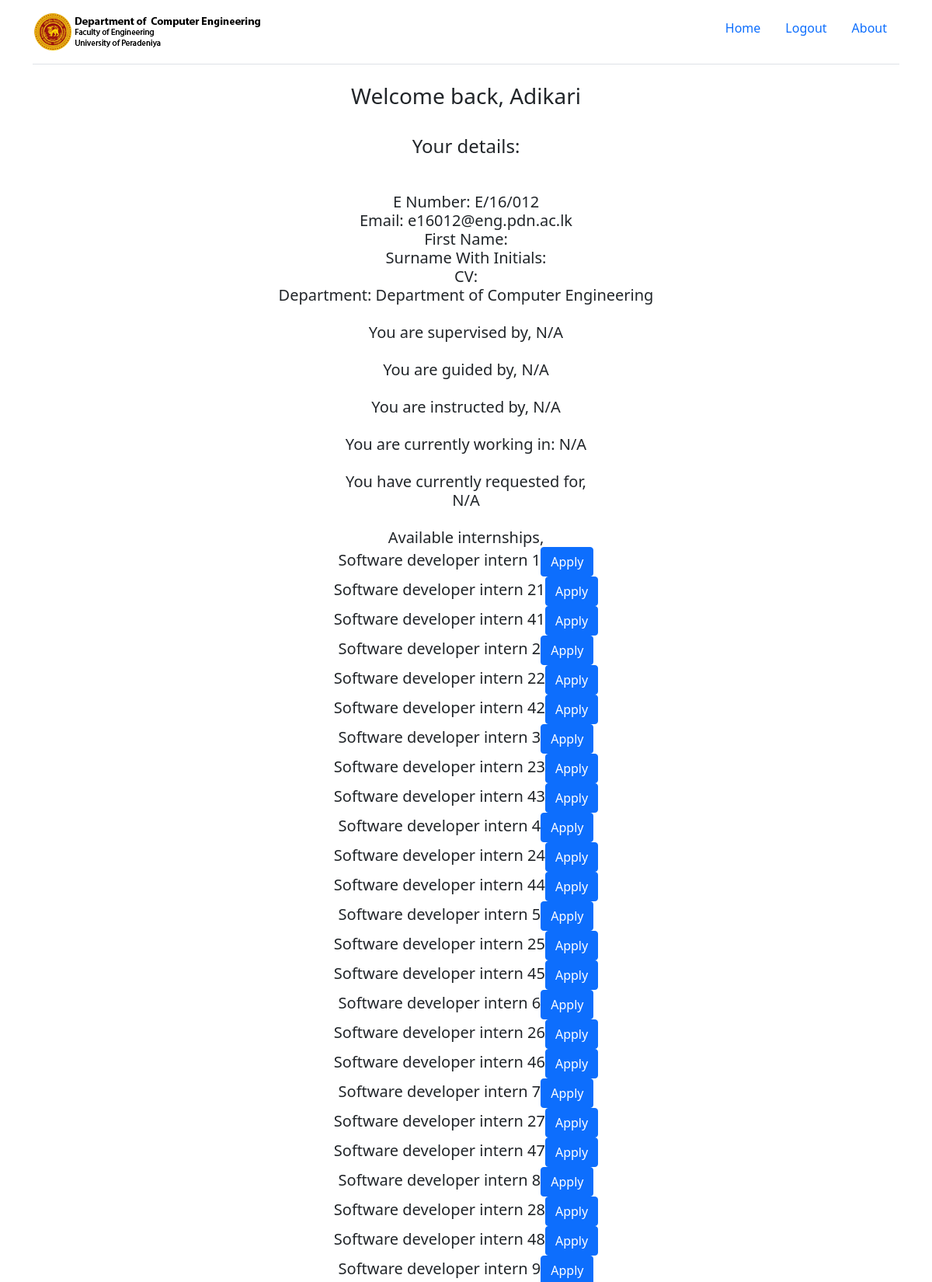
/server/studentHome.php (signed in, upper part), run on the app's committed database.
### tables this page shows
create table student (
    e_no varchar(9) primary key,
    email varchar(100),
    password varchar(50),
    first_name varchar(100),
    last_name varchar(100),
    preferred_name varchar(100),
    surname_with_initials varchar(100),
    cv varchar(100),
    department_name varchar(100),
    constraint fk_student
        foreign key (department_name) references department (dep_name)
);

create table internship (
    internship_id int primary key,
    name varchar(100),
    company_id int,
    time_period varchar(50),
    mode_location varchar(50),
    type varchar(50),
    salary_allowance int,
    constraint fk_internship
        foreign key (company_id) references company (company_id)
);

### server/studentHome.php (the view, shortened to what this page needs)
<?php
require("./functions.php");
$conn = connectToDB();
printHeader();
?>
<html>
<body>
    <?php printNavbar();
    $email = $_SESSION['email'];
    $sql = "SELECT * FROM student where email = '" . $_SESSION['email'] . "'";
    $result = mysqli_query($conn, $sql);
    if (mysqli_num_rows($result) > 0) {
        while ($row = mysqli_fetch_assoc($result)) {
            echo "<center><h3>Welcome back, " . $row['preferred_name'] . "</h3><br>";
            echo "<h4>Your details:<h4><br>";
            echo "<h5>E Number: " . $row['e_no'] . "<br>";
            echo "Email: " . $row['email'] . "<br>";
            echo "First Name: " . $row['first_name'] . "<br>";
            echo "Surname With Initials: " . $row['surname_with_initials'] . "<br>";
            echo "CV: " . $row['cv'] . "<br>";
            echo "Department: " . $row['department_name'] . "<br>";
        }
    } else {
        echo "0 results";
    }
    $sql = "select * from supervisor, supervises where supervises.supervisor_id = supervisor.supervisor_id and supervises.e_no = (select e_no from student where email = '" . $_SESSION['email'] . "'); ";
    $result = mysqli_query($conn, $sql);
    echo ("<br>You are supervised by, ");
    if (mysqli_num_rows($result) > 0) {
        while ($row = mysqli_fetch_assoc($result)) {
            $name = $row['name'];
            $company_id = $row['company_id'];
            echo ("$name from ");
            $sql = "select * from company where company_id = '$company_id';";
            $result = mysqli_query($conn, $sql);
            if (mysqli_num_rows($result) > 0) {
                while ($row = mysqli_fetch_assoc($result)) {
                    $name = $row['name'];
                    echo ($name);
                }
            } else {
                echo "server error, inform admin";
            }
        }
    } else {
        echo "N/A";
    }
    $sql = "select lecturer.name from guides, lecturer,student where student.email = '$email' and student.e_no = guides.e_no and guides.lecturer_id = lecturer.lecturer_id;";
    $result = mysqli_query($conn, $sql);
    echo ("<br><br>You are guided by, ");
    if (mysqli_num_rows($result) > 0) {
        while ($row = mysqli_fetch_assoc($result)) {
            $name = $row['name'];
            echo ($name . " ");
        }
    } else {
        echo "N/A";
    }
    $sql = "select instructor.name from student, instructs, instructor where student.email = '$email' and student.e_no = instructs.e_no and instructs.instructor_id = instructor.instructor_id;
";
    $result = mysqli_query($conn, $sql);
    echo ("<br><br>You are instructed by, ");
    if (mysqli_num_rows($result) > 0) {
        while ($row = mysqli_fetch_assoc($result)) {
            $name = $row['name'];
            echo ($name . " ");
        }
    } else {
        echo "N/A";
    }
    echo "<br><br> You are currently working in: ";
    $sql = "select internship.name as internship_name, company.name as company_name from  student, student_works_in, internship, company where student.email = '$email' and student.e_no = student_works_in.e_no and student_works_in.internship_id = internship.internship_id and internship.company_id = company.company_id;";
    $result = mysqli_query($conn, $sql);
    if (mysqli_num_rows($result) > 0) {
        while ($row = mysqli_fetch_assoc($result)) {
            $intern_name = $row['internship_name'];
            $company_name = $row['company_name'];
            echo ($intern_name . " at " . $company_name);
        }
    } else {
        echo "N/A";
    }
    echo ("<br><br>You have currently requested for, <br>");
    $sql = "select internship.internship_id ,requests.date, internship.name from internship, student, requests where student.e_no = requests.e_no and student.email = '$email' and internship.internship_id = requests.internship_id;";
    $result = mysqli_query($conn, $sql);
    if (mysqli_num_rows($result) > 0) {
        while ($row = mysqli_fetch_assoc($result)) {
            $date = $row['date'];
            $internship_ID = $row['internship_id'];
            $intership_name = $row['name'];
            echo ($intership_name . " on " . $date . "<button type='button' onclick=\"location.href='/studentRemoveRequestInternship.php?internshipID=$internship_ID'\" class=\"btn btn-danger\">Remove</button><br>");
        }
    } else {
        echo "N/A";
    }
    echo ("<br><br>Available internships,<br>");
    $sql = "select internship.internship_id ,internship.name as internship_name, internship.time_period, internship.mode_location, internship.type, internship.salary_allowance, company.name from internship, company where internship.company_id = company.company_id;";
    $result = mysqli_query($conn, $sql);
    if (mysqli_num_rows($result) > 0) {
        while ($row = mysqli_fetch_assoc($result)) {
            $id = $row['internship_id'];
            $name = $row['internship_name'];
            echo ($name . "<button type='button' onclick=\"location.href='/studentRequestInternship.php?internshipID=$id'\" class=\"btn btn-primary\">Apply</button><br>");
        }
    } else {
        echo "<br>No internships available";
    }
    echo ("<br><br> You are currently working in,<br>");
    ?>
    <br><br>
    </center>
</body>
</html>

### server/functions.php (shortened to what this page needs)
<?php
function printHeader()
{
    echo ('
    <head>
    <link rel="icon" href="/assets/img/favicon.png">
<link href="https://cdn.jsdelivr.net/npm/bootstrap@5.0.2/dist/css/bootstrap.min.css" rel="stylesheet"
>
<link href="/assets/css/allCSS.css" rel="stylesheet">
<script src="https://code.jquery.com/jquery-3.5.1.min.js"></script>
<script src="https://cdn.jsdelivr.net/npm/@popperjs/core@2.9.2/dist/umd/popper.min.js"
></script>
<script src="https://cdn.jsdelivr.net/npm/bootstrap@5.0.2/dist/js/bootstrap.min.js"
></script>
    </head>
');
}
function printNavbar()
{
    echo ('<div class="container">
    <header class="d-flex flex-wrap justify-content-center py-3 mb-4 border-bottom">
        <a href="/"
            class="d-flex align-items-center mb-3 mb-md-0 me-md-auto text-dark text-decoration-none">
            <span class="fs-4"><img src="/assets/img/header-logo.png" alt=""></span>
        </a>
        <ul class="nav nav-pills">
            <li class="nav-item"><a href="/" class="nav-link">Home</a></li>
            <li class="nav-item"><a href="/logout.php" class="nav-link">Logout</a></li>
            <li class="nav-item"><a href="/about.php" class="nav-link">About</a></li>
        </ul>
    </header>
</div>');
}

### server/assets/css/allCSS.css (style rules this page uses)
body { margin: 0; font-size: 1rem; font-weight: 400; line-height: 1.6; color: #212529; text-align: left; }

### data on the page
student: preferred_name "Adikari", e_no "E/16/012", email "e16012@eng.pdn.ac.lk", department_name "Department of Computer Engineering"
internship: name "Software developer intern 1"
internship: name "Software developer intern 21"
internship: name "Software developer intern 41"
internship: name "Software developer intern 2"
internship: name "Software developer intern 22"
internship: name "Software developer intern 42"
internship: name "Software developer intern 3"
internship: name "Software developer intern 23"
internship: name "Software developer intern 43"
internship: name "Software developer intern 4"
internship: name "Software developer intern 24"
internship: name "Software developer intern 44"
internship: name "Software developer intern 5"
internship: name "Software developer intern 25"
internship: name "Software developer intern 45"
internship: name "Software developer intern 6"
internship: name "Software developer intern 26"
internship: name "Software developer intern 46"
internship: name "Software developer intern 7"
internship: name "Software developer intern 27"
internship: name "Software developer intern 47"
internship: name "Software developer intern 8"
internship: name "Software developer intern 28"
internship: name "Software developer intern 48"
internship: name "Software developer intern 9"
